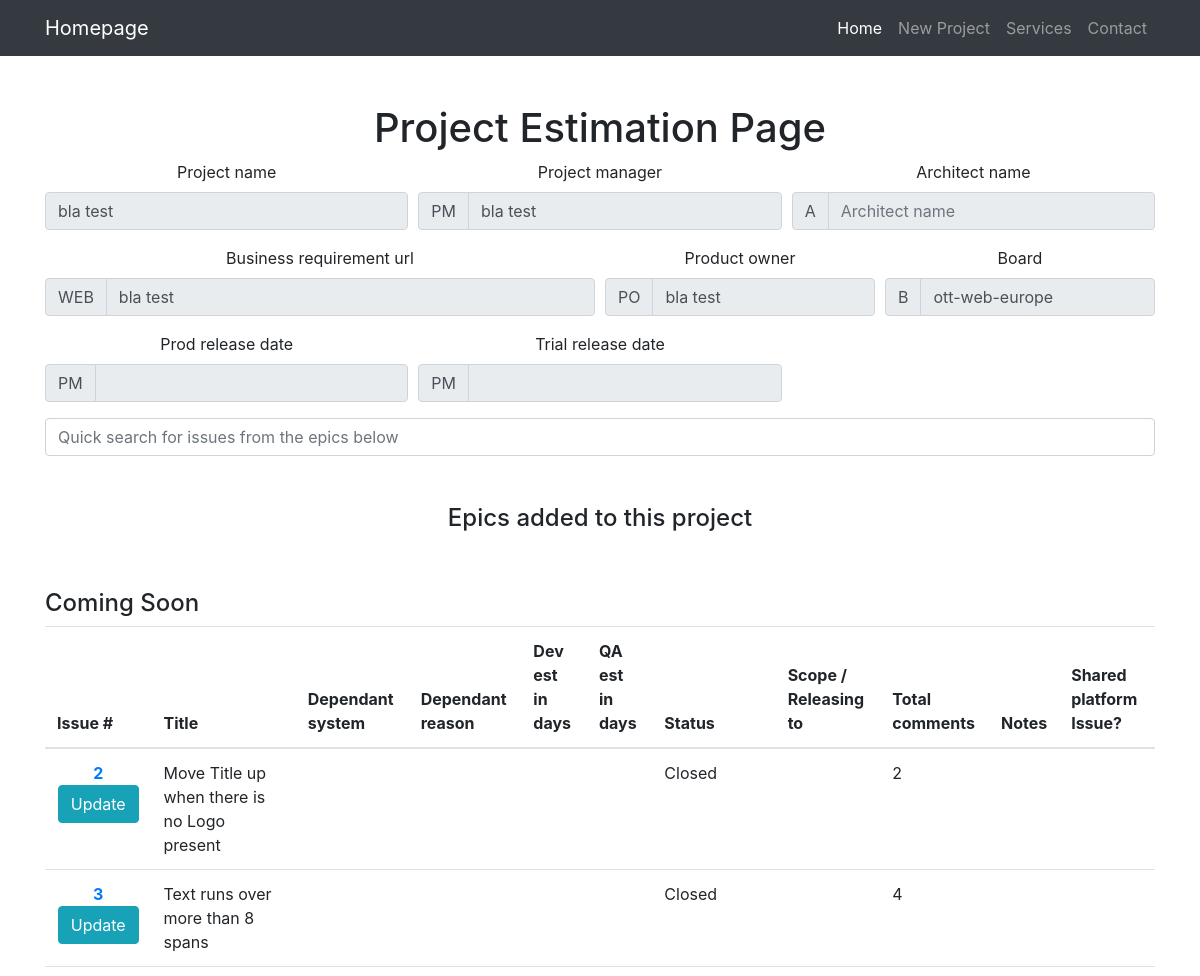
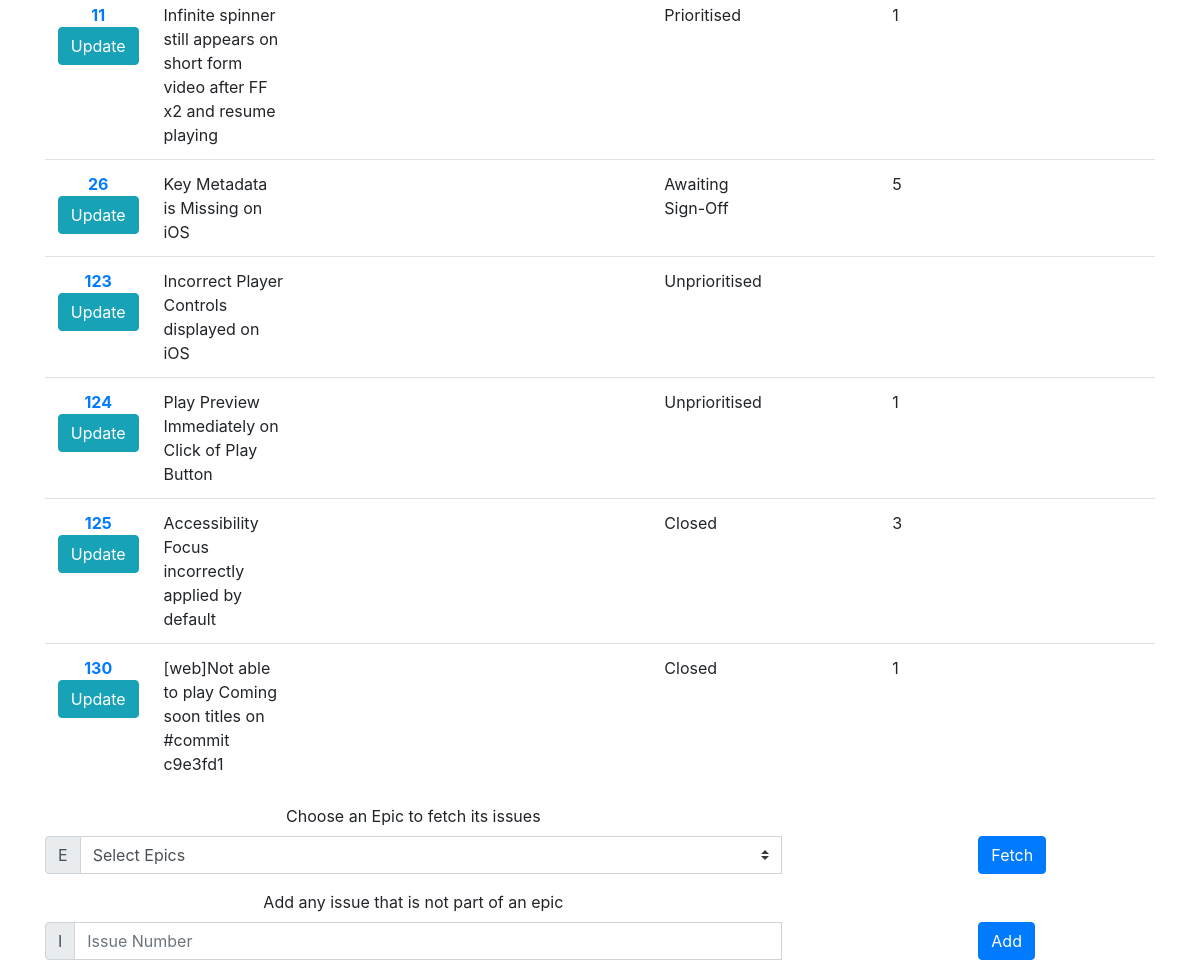
Screenshot of /projectEpicsAndTickets/1 with the database file from the repository (2 pictures, top to bottom).
### tables this page shows
CREATE TABLE "projects" (
	"projectId"	INTEGER NOT NULL PRIMARY KEY AUTOINCREMENT UNIQUE,
	"projectCreateduserId"	INTEGER NOT NULL,
	"projectName"	TEXT NOT NULL UNIQUE,
	"boardName"	TEXT NOT NULL,
	"businessReqUrl"	TEXT,
	"projectManager"	TEXT,
	"architect"	TEXT,
	"productOwner"	TEXT,
	"trialDate"	TEXT,
	"releaseDate"	TEXT
);

CREATE TABLE "epics" (
	"epicId"	INTEGER NOT NULL,
	"epicName"	TEXT,
	"boardName"	TEXT NOT NULL
);

CREATE TABLE "tickets" (
	"ticketId"	INTEGER NOT NULL PRIMARY KEY AUTOINCREMENT UNIQUE,
	"boardName"	TEXT,
	"issueNumber"	INTEGER,
	"dependantSystem"	TEXT,
	"dependantReason"	BLOB,
	"devEstimateInDays"	INTEGER,
	"qaEstimateInDays"	INTEGER,
	"proposedReleaseDropTo"	TEXT,
	"totalComments"	INTEGER,
	"notes"	BLOB,
	"sharedPlatformIssue"	TEXT
);

CREATE TABLE "issues" (
	"issueNumber"	INTEGER NOT NULL,
	"boardName"	TEXT NOT NULL,
	"title"	TEXT,
	"issueStatus"	TEXT,
	"issueLink"	TEXT
);

### views.py (the view)
@views_routes.route('/projectEpicsAndTickets/<project_id>')
def projectEpicsAndTickets(project_id):
    project = None
    epics = None
    peat = None
    if projectsModel.get_project_with_id(project_id)["projects"] != []:
        project = projectsModel.get_project_with_id(project_id)["projects"][0]
    if epicsModel.get_epics()["epics"] != []:
        epics = epicsModel.get_epics()["epics"]
    peat = peatm.get_epics_and_issues_with_project_id(project_id)["projectEpicsIssues"]
    return render_template("projectEpicsAndTickets.html", project=project, epics=epics, peats=peat)

### db.py (called while the page is built)
def get_db():
    top = _app_ctx_stack.top
    if not hasattr(top, 'sqlite_db'):
        top.sqlite_db = sqlite3.connect(DATABASE)
    return top.sqlite_db

def select_all_from_table(table_name):
    query = "SELECT * FROM %s" %(table_name)
    database = get_db()
    rv = database.execute(query)
    res = rv.fetchall()
    rv.close()
    return res

def with_query(query):
    database = get_db()
    rv = database.execute(query)
    res = rv.fetchall()
    rv.close()
    return res

### epicsIssuesModel.py (called while the page is built)
def get_epic_issues(board_name, epic_number):
    query = "SELECT * from epicsIssues where epicId=%s AND boardName='%s'" %(epic_number, board_name)
    all_epics_issues = db.with_query(query)
    return loop_all_epics_issues(all_epics_issues)

def loop_all_epics_issues(all_epics_issues):
    array_epics_issues = {'epicsIssues':[]}
    for epics_issue in all_epics_issues:
        array_epics_issues["epicsIssues"].append({
            "epicsIssueId": epics_issue[0],
            "epicId": epics_issue[1],
            "issueNumber": epics_issue[2],
            "boardName": epics_issue[3]
        })
    return array_epics_issues

### epicsModel.py (called while the page is built)
def get_epics():
    all_epics = db.select_all_from_table("epics")
    return loop_all_epics(all_epics)

def loop_all_epics(all_epics):
    array_epics = {'epics':[]}
    for epic in all_epics:
        array_epics["epics"].append({"epicId": epic[0], "epicName": epic[1]})
    return array_epics

def get_epic(epicId):
    query = "SELECT * from epics where epicId=%s LIMIT 1" %(epicId)
    all_epics = db.with_query(query)
    return loop_all_epics(all_epics)

### projectsModel.py (called while the page is built)
def get_project_with_id(projectId):
    query = "SELECT * from projects where projectId=%s LIMIT 1" %(projectId)
    project = db.with_query(query)
    return loop_all_projects(project)

def loop_all_projects(all_projects):
    array_projects = {'projects':[]}
    for project in all_projects:
        array_projects["projects"].append({
            "projectId": project[0],
            "projectCreateduserId": project[1],
            "projectName": project[2],
            "boardName": project[3],
            "businessReqUrl": project[4],
            "projectManager": project[5],
            "architect": project[6],
            "productOwner": project[7],
            "trialDate": project[8],
            "releaseDate": project[9]
        })
    return array_projects

### templates/projectEpicsAndTickets.html (shortened to what this page needs)
{% extends "bootstrap/base.html" %}
{% block content %}
<div class="row">
    <div class="col-lg-12 text-center">
        {% if project %}
        <h1 class="mt-5">Project Estimation Page</h1>
        <div class="form-row">
            <div class="col-md-4 mb-3">
                <label for="projectName">Project name</label>
                <input type="text" disabled value='{{ project.projectName|default("", true) }}' class="form-control" autocomplete="off" id="projectName" name="projectName" placeholder="Project name">
            </div>
            <div class="col-md-4 mb-3">
                <label for="projectManager">Project manager</label>
                <div class="input-group">
                    <div class="input-group-prepend">
                        <span class="input-group-text">PM</span>
                    </div>
                    <input type="text" disabled value='{{ project.projectManager|default("", true) }}' class="form-control" autocomplete="off" id="projectManager" name="projectManager" placeholder="Project manager">
                </div>
            </div>
            <div class="col-md-4 mb-3">
                <label for="architectName">Architect name</label>
                <div class="input-group">
                    <div class="input-group-prepend">
                        <span class="input-group-text">A</span>
                    </div>
                    <input type="text" disabled value='{{ project.architectName|default("", true) }}' class="form-control" autocomplete="off" id="architectName" name="architectName" placeholder="Architect name" aria-describedby="inputGroupPrepend">
                </div>
            </div>
        </div>
        <div class="form-row">
            <div class="col-md-6 mb-3">
                <label for="businessReqUrl">Business requirement url</label>
                <div class="input-group">
                    <div class="input-group-prepend">
                        <span class="input-group-text">WEB</span>
                    </div>
                    <input type="text" disabled value='{{ project.businessReqUrl|default("", true) }}' class="form-control" autocomplete="off" id="businessReqUrl" name="businessReqUrl" placeholder="Business requirement url">
                </div>
            </div>
            <div class="col-md-3 mb-3">
                <label for="productOwner">Product owner</label>
                <div class="input-group">
                    <div class="input-group-prepend">
                        <span class="input-group-text">PO</span>
                    </div>
                    <input type="text" disabled value='{{ project.productOwner|default("", true) }}' class="form-control" autocomplete="off" id="productOwner" name="productOwner" placeholder="Product owner">
                </div>
            </div>
            <div class="col-md-3 mb-3">
                <label for="boardName">Board</label>
                <div class="input-group">
                    <div class="input-group-prepend">
                        <span class="input-group-text">B</span>
                    </div>
                    <input type="text" disabled value='{{ project.boardName|default("", true) }}' autocomplete="off" class="form-control" id="boardName" name="boardName">
                </div>
            </div>
        </div>
        <div class="form-row">
            <div class="col-md-4 mb-3">
                <label for="releaseDate">Prod release date</label>
                <div class="input-group">
                    <div class="input-group-prepend">
                        <span class="input-group-text">PM</span>
                    </div>
                    <input type="text" disabled value='{{ project.releaseDate|default("", true) }}' autocomplete="off" class="form-control" id="releaseDate" name="releaseDate">
                </div>
            </div>
            <div class="col-md-4 mb-3">
                <label for="trialDate">Trial release date</label>
                <div class="input-group">
                    <div class="input-group-prepend">
                        <span class="input-group-text">PM</span>
                    </div>
                    <input type="text" disabled value='{{ project.trialDate|default("", true) }}' autocomplete="off" class="form-control" id="trialDate" name="trialDate">
                </div>
            </div>
            <div class="col-md-2 mb-3"></div>
            <div class="col-md-2 mb-3">
                <label>&nbsp;</label>
            </div>
        </div>
        {% if peats|length > 0 %}
        <div class="row text-left">
            <div class="col">
                <input type="text" autocomplete="off" class="form-control" id="searchInputField" name="searchInputField" placeholder="Quick search for issues from the epics below">
                <h4 class="mt-5 text-center">Epics added to this project</h4>
            </div>
        </div>
        {% endif %}
        {% for peat in peats %}
        {% if peat.allTickets|length > 0 %}
        <div class="row text-left">
            <div class="col">
                <h4 class="mt-5">{{ peat.epicName }}</h4>
                <table class="table">
                    <thead>
                        <tr>
                            <th scope="col">Issue #</th>
                            <th scope="col">Title</th>
                            <th scope="col">Dependant system</th>
                            <th scope="col">Dependant reason</th>
                            <th scope="col">Dev est in days</th>
                            <th scope="col">QA est in days</th>
                            <th scope="col">Status</th>
                            <th scope="col">Scope / Releasing to</th>
                            <th scope="col">Total comments</th>
                            <th scope="col">Notes</th>
                            <th scope="col">Shared platform Issue?</th>
                        </tr>
                    </thead>
                    <tbody>
                        {% for ticket in peat.allTickets %}
                        <tr>
                            <th scope="row" class="text-center"><a href='{{ ticket.issueLink|default("", true) }}' target="_blank">{{ticket.issueNumber|default("", true)}}</a>
                            <button type="button" class="btn btn-info" data-toggle="modal" data-target=".updateTicketModal-lg" data-ticketid="{{ticket.ticketId}}" data-title="{{ticket.title|default('', true)}}" data-dependantSystem="{{ticket.dependantSystem|default('', true)}}" data-dependantReason="{{ticket.dependantReason|default('', true)}}"  data-issueNumber="{{ticket.issueNumber|default('', true)}}" data-devEstimateInDays="{{ticket.devEstimateInDays|default('', true)}}" data-qaEstimateInDays="{{ticket.qaEstimateInDays|default('', true)}}" data-issueStatus="{{ticket.issueStatus|default('', true)}}" data-proposedReleaseDropTo="{{ticket.proposedReleaseDropTo|default('', true)}}" data-totalComments="{{ticket.totalComments|default('', true)}}" data-notes="{{ticket.notes|default('', true)}}" data-sharedPlatformIssue="{{ticket.sharedPlatformIssue|default('', true)}}">
                                Update
                            </button>
                            </th>
                            <td>{{ticket.title|default("", true)}}</td>
                            <td>{{ticket.dependantSystem|default("", true)}}</td>
                            <td>{{ticket.dependantReason|default("", true)}}</td>
                            <td>{{ticket.devEstimateInDays|default("", true)}}</td>
                            <td>{{ticket.qaEstimateInDays|default("", true)}}</td>
                            <td>{{ticket.issueStatus|default("", true)}}</td>
                            <td>{{ticket.proposedReleaseDropTo|default("", true)}}</td>
                            <td>{{ticket.totalComments|default("", true)}}</td>
                            <td>{{ticket.notes|default("", true)}}</td>
                            <td>{{ticket.sharedPlatformIssue|default("", true)}}</td>
                        </tr>
                        {% endfor %}
                    </tbody>
                </table>
            </div>
        </div>
        {% endif %}
        {% endfor %}
        <form class="needs-validation" id="projectEpicsForm" novalidate>
            <div class="form-row">
                <div class="col-md-8 mb-3">
                    <label for="epicId">Choose an Epic to fetch its issues</label>
                    <div class="input-group">
                        <div class="input-group-prepend">
                            <span class="input-group-text">E</span>
                        </div>
                        <select class="custom-select" id="id" name="id" required>
                            <option value="" selected>Select Epics</option>
                        </select>
                    </div>
                </div>
                <div class="col-md-2 mb-3"></div>
                <div class="col-md-2 mb-3">
                    <label>&nbsp;</label>
                    <div class="input-group">
                        <button class="btn btn-primary" type="submit">Fetch </button>
                    </div>
                </div>
            </div>
        </form>
        <form class="needs-validation" id="projectIssueForm" novalidate>
            <div class="form-row">
                <div class="col-md-8 mb-3">
                    <label for="id">Add any issue that is not part of an epic</label>
                    <div class="input-group">
                        <div class="input-group-prepend">
                            <span class="input-group-text">I</span>
                        </div>
                        <input type="text" class="form-control" autocomplete="off" name="id" placeholder="Issue Number" required>
                    </div>
                </div>
                <div class="col-md-2 mb-3"></div>
                <div class="col-md-2 mb-3">
                    <label>&nbsp;</label>
                    <div class="input-group">
                        <button class="btn btn-primary" type="submit">Add </button>
                    </div>
                </div>
            </div>
        </form>
        {% endif %}
    </div>
</div>
{% endblock %}

### rows the page displays
projects: projectName "bla test", projectManager "bla test", businessReqUrl "bla test", productOwner "bla test", boardName "ott-web-europe"
epics: epicName "Coming Soon"
tickets: issueNumber "2", title "Move Title up when there is no Logo present", issueStatus "Closed", totalComments "2"
tickets: issueNumber "3", title "Text runs over more than 8 spans", issueStatus "Closed", totalComments "4"
tickets: issueNumber "11", title "Infinite spinner still appears on short form video after FF x2 and resume playing", issueStatus "Prioritised", totalComments "1"
tickets: issueNumber "26", title "Key Metadata is Missing on iOS", issueStatus "Awaiting Sign-Off", totalComments "5"
tickets: issueNumber "123", title "Incorrect Player Controls displayed on iOS", issueStatus "Unprioritised"
tickets: issueNumber "124", title "Play Preview Immediately on Click of Play Button", issueStatus "Unprioritised", totalComments "1"
tickets: issueNumber "125", title "Accessibility Focus incorrectly applied by default", issueStatus "Closed", totalComments "3"
tickets: issueNumber "130", title "[web]Not able to play Coming soon titles on #commit c9e3fd1", issueStatus "Closed", totalComments "1"
